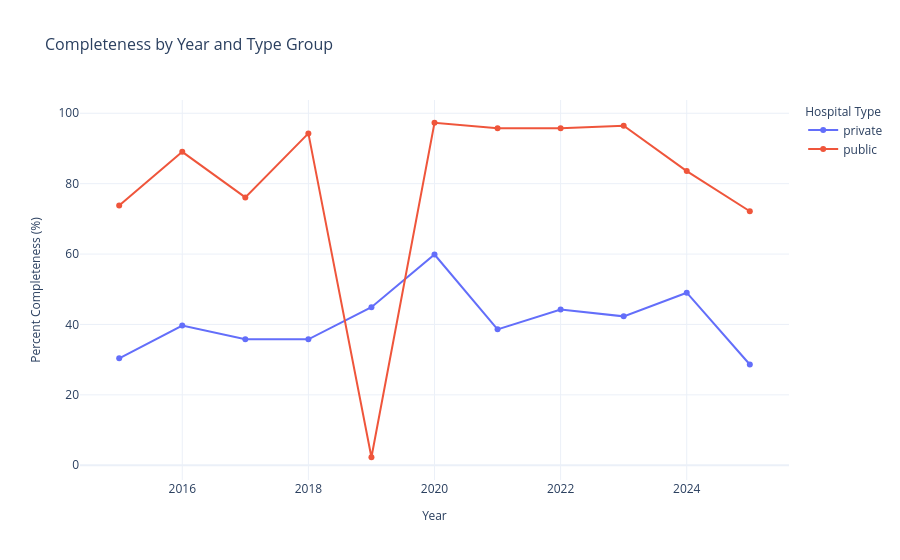

Notebook source saved alongside this figure:
### Markdown cell above
### 3.1 Check the completeness of data
The completeness of the data was analyzed before further processing:
- The dataset was merged with hospital metadata to evaluate the number and percentage of hospitals reporting data annually, categorized by type (public or private).
- The average percentage of hospital participation was calculated for each type.
- A time-series line graph illustrates trends in hospital data submission percentages over the years.

### Code cell
# Check the completeness of data
df = hrh_df.copy()

# Format hospital ID and clean time data
df['hosp_id'] = df['hosp_id'].apply(lambda x: f'{x:05}') # Format to 5 digits
df = df[df['time'] != 'ไม่มีการบันทึกข้อมูล']
df['time'] = df['time'].apply(lambda x: int(x[-4:]) - 543) # Convert BE to CE
df.rename(columns={'time': 'year'}, inplace=True)
process.DataManipulation.mapping(df, 'hrh')
df = df[~df['hrh'].isna()]
df = pd.merge(df, hosp[['hcode', 'htype']], how='left', left_on='hosp_id', right_on='hcode')
df['type_gr'] = df['htype'].apply(lambda x: 'private' if x == 'โรงพยาบาลเอกชน' else 'public')

# Remove duplicate rows
df = df.drop_duplicates(keep='first')
df = df[df['year'] >= 2015]

complete = df.groupby(['year', 'type_gr'])['hosp_id'].nunique().reset_index(name='count')
# Add percent column with proper formatting
complete['percent'] = complete.apply(
    lambda row: f"{(row['count'] / 461) * 100:.2f}" if row['type_gr'] == 'private' 
                else f"{(row['count'] / 11330) * 100:.2f}", axis=1
)

# Convert the 'percent' column to numeric for calculations (removing string formatting)
complete['percent'] = complete['percent'].astype(float)

# Calculate the average percentage for each type group
average_percent = complete.groupby('type_gr')[['count', 'percent']].mean()

# Assuming `complete` is a DataFrame with columns 'year', 'percent', and 'type_gr'
fig = go.Figure()

# Grouping data by 'type_gr' and adding a trace for each group
for group in complete['type_gr'].unique():
    group_data = complete[complete['type_gr'] == group]
    fig.add_trace(go.Scatter(
        x=group_data['year'],
        y=group_data['percent'],
        mode='lines+markers',
        name=group  # Use the group name as the legend entry
    ))

# Updating layout and axis titles
fig.update_layout(
    title="Completeness by Year and Type Group",
    xaxis_title="Year",
    yaxis_title="Percent Completeness (%)",
    title_font_size=16,
    legend_title="Hospital Type",
    legend_title_font_size=12,
    xaxis_title_font_size=12,
    yaxis_title_font_size=12,
    template="plotly_white"
)

# Displaying the results
print("Average percentage completeness:")
print(average_percent)
fig.show()

### Figure 1 — Plotly figure (JSON) as saved in the notebook; plotly's stock layout.template omitted (floating-point values rounded to 4 significant figures)
{"data": [{"mode": "lines+markers", "name": "private", "type": "scatter", "x": [2015, 2016, 2017, 2018, 2019, 2020, 2021, 2022, 2023, 2024, 2025], "y": [30.37, 39.7, 35.79, 35.79, 44.9, 59.87, 38.61, 44.25, 42.3, 49.02, 28.63]}, {"mode": "lines+markers", "name": "public", "type": "scatter", "x": [2015, 2016, 2017, 2018, 2019, 2020, 2021, 2022, 2023, 2024, 2025], "y": [73.81, 89.04, 76.1, 94.29, 2.27, 97.31, 95.73, 95.75, 96.48, 83.57, 72.16]}], "layout": {"legend": {"title": {"font": {"size": 12}, "text": "Hospital Type"}}, "title": {"font": {"size": 16}, "text": "Completeness by Year and Type Group"}, "xaxis": {"title": {"font": {"size": 12}, "text": "Year"}}, "yaxis": {"title": {"font": {"size": 12}, "text": "Percent Completeness (%)"}}}}
